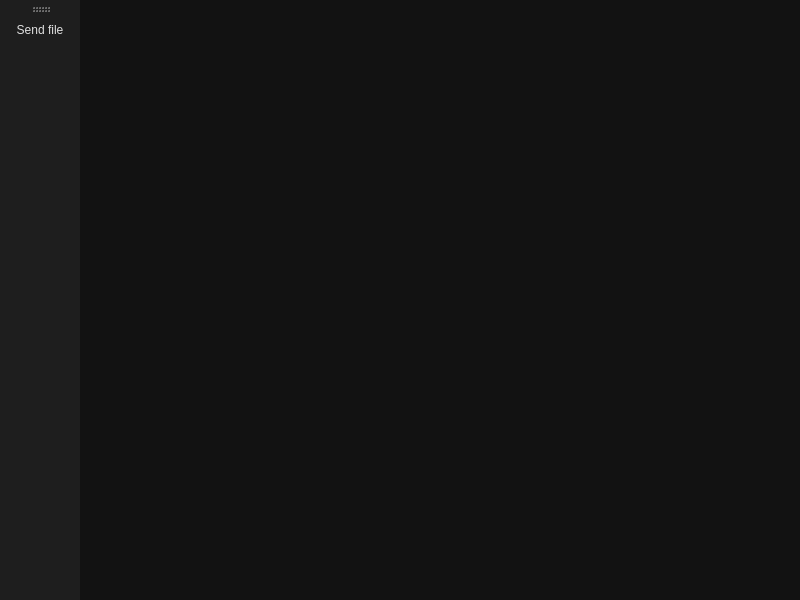
<?xml version="1.0" encoding="UTF-8"?>
<ui version="4.0">
 <class>MainWindow</class>
 <widget class="QMainWindow" name="MainWindow">
  <property name="geometry">
   <rect>
    <x>0</x>
    <y>0</y>
    <width>800</width>
    <height>600</height>
   </rect>
  </property>
  <property name="windowTitle">
   <string>MainWindow</string>
  </property>
  <property name="styleSheet">
   <string notr="true">
 /*==========================
   BASE
   ========================== */
QMainWindow {
  /* background-color: #121212;*/
    color: #E0E0E0;
    font-family: &quot;Roboto&quot;, &quot;Segoe UI&quot;, sans-serif;
    font-size: 13px;
}

QWidget {
    background-color: #121212;
    color: #E0E0E0;
}

/* ==========================
   MENU BAR
   ========================== */
QMenuBar {
    background-color: #1E1E1E;
    padding: 4px;
}

QMenuBar::item {
    background: transparent;
    padding: 6px 12px;
}

QMenuBar::item:selected {
    background-color: #2C2C2C; /*cambiar color*/
    border-radius: 4px;
}

QMenu {
    background-color: #1E1E1E;
    border: 1px solid #333;
}

QMenu::item {
	padding-left:5px;
    padding: 8px
}
QMenu::item:selected {
    background-color: #6d7b47;
    color: white;
}

/* ==========================
   TOOLBAR
   ========================== */
QToolBar {
    background-color: #1E1E1E;
    border: none;
    spacing: 6px;
    padding: 6px;
}

QToolButton {
    background-color: transparent;
    border-radius: 8px;
    padding: 6px;
}

QToolButton:hover {
    background-color: #2C2C2C;
}

QToolButton:pressed {
    background-color: #6d7b47;
}

/* ==========================
   SPLITTER
   ========================== */
QSplitter::handle {
    
}

QSplitter::handle:horizontal {
    width: 6px;
}

QSplitter::handle:vertical {
    height: 6px;
}

/*QSplitter::handle:hover {
    background-color: #6d7b47;
}*/

/* ==========================
   TREE WIDGET (Databases)
   ========================== */
QTreeWidget {
    background-color: #1E1E1E;
    selection-background-color: transparent;
   /* selection-color: #E0E0E0;*/
    outline: 0;
}

QTreeWidget::item {
    padding: 6px;
    border-radius: 6px;
}

/* Selección */
QTreeWidget::item:selected,
QTreeWidget::item:!active:selected {
    background: transparent;
    /*color: #E0E0E0;*/
}

/* Hover */
QTreeWidget::item:hover {
    background: transparent;
}

/* Expandido */
QTreeWidget::item:has-children:open {
    background: transparent;
}

/* Rama (MUY IMPORTANTE) 
QTreeWidget::branch:selected,
QTreeWidget::branch:!active:selected {
    background: transparent;
}*/

QHeaderView::section {
    background-color: #1E1E1E;
    border: none;
    padding: 6px;
    font-weight: bold;
}
/* ==========================
   TAB WIDGET
   ========================== */
QTabWidget::pane {
    
    background-color: #121212;
}

QTabBar::tab {
    background-color: #1E1E1E;
    padding: 8px 14px;
    margin-right: 2px;
    border-top-left-radius: 8px;
    border-top-right-radius: 8px;
}

QTabBar::tab:selected {
    background-color: #6d7b47;
    color: white;
}

QTabBar::tab:hover {
    background-color: #2C2C2C;
}

/* ==========================
   TABLE VIEW
   ========================== */
QTableView {
    background-color: #1E1E1E;
    
    gridline-color: red;
    selection-background-color: red;
}

QTableView::item {
    padding: 6px;
}

QTableView::item:selected {
    background-color: #6d7b47;
}

/* ==========================
   LIST WIDGET
   ========================== */
QListWidget {
    background-color: #1E1E1E;
   
}

QListWidget::item {
    padding: 8px;
    border-radius: 6px;
}

QListWidget::item:selected {
    background-color: #6d7b47;
}

QListWidget::item:hover {
    background-color: #2C2C2C;
}

/* ==========================
   LABEL (tableInfo)
   ========================== */
QLabel {
    background-color: #1E1E1E;
    border-radius: 6px;
    padding: 6px;
    color: #B0B0B0;
}

/* ==========================
   SCROLLBAR VERTICAL
   ========================== */
QScrollBar:vertical {
    background: #121212;
    width: 10px;
    margin: 0;
}

QScrollBar::handle:vertical {
    background: #2C2C2C;
    border-radius: 5px;
    min-height: 20px;
}

QScrollBar::handle:vertical:hover {
    background: #6d7b47;
}

QScrollBar::add-line:vertical,
QScrollBar::sub-line:vertical {
    height: 0;
    background: transparent;
}

QScrollBar::add-page:vertical,
QScrollBar::sub-page:vertical {
    background: transparent;
}

/* ==========================
   SCROLLBAR HORIZONTAL
   ========================== */
QScrollBar:horizontal {
    background: #121212;
    height: 10px;   /* 👈 CLAVE */
    margin: 0;
}

QScrollBar::handle:horizontal {
    background: #2C2C2C;
    border-radius: 5px;
    min-width: 20px;
}

QScrollBar::handle:horizontal:hover {
    background: #6d7b47;
}

QScrollBar::add-line:horizontal,
QScrollBar::sub-line:horizontal {
    width: 0;
    background: transparent;
}

QScrollBar::add-page:horizontal,
QScrollBar::sub-page:horizontal {
    background: transparent;
}</string>
  </property>
  <widget class="QWidget" name="centralwidget"/>
  <widget class="QToolBar" name="toolBar">
   <property name="windowTitle">
    <string>toolBar</string>
   </property>
   <attribute name="toolBarArea">
    <enum>LeftToolBarArea</enum>
   </attribute>
   <attribute name="toolBarBreak">
    <bool>false</bool>
   </attribute>
   <addaction name="actionSend_file"/>
  </widget>
  <action name="actionSend_file">
   <property name="icon">
    <iconset resource="img.qrc">
     <normaloff>:/img/send-file.png</normaloff>:/img/send-file.png</iconset>
   </property>
   <property name="text">
    <string>Send file</string>
   </property>
   <property name="menuRole">
    <enum>QAction::MenuRole::NoRole</enum>
   </property>
  </action>
 </widget>
 <resources>
  <include location="img.qrc"/>
 </resources>
 <connections/>
</ui>
